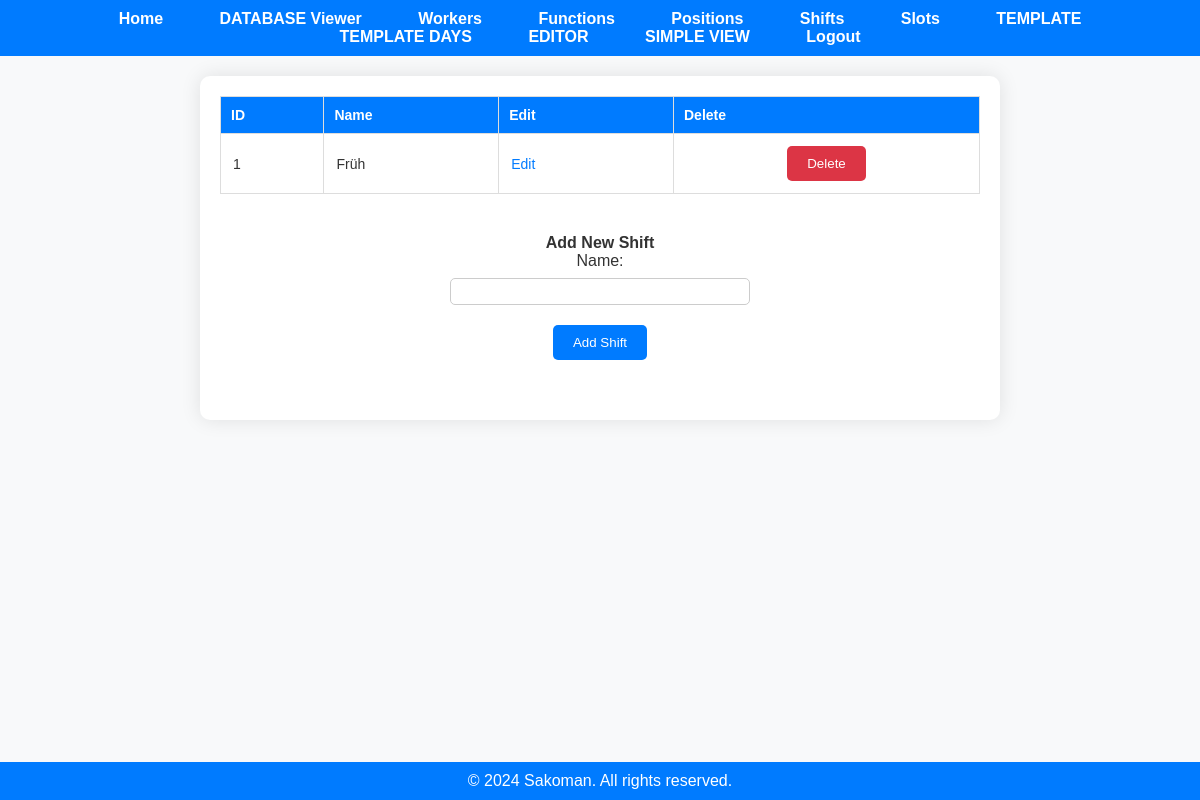
The page /shifts (signed in) on the database as committed earlier.
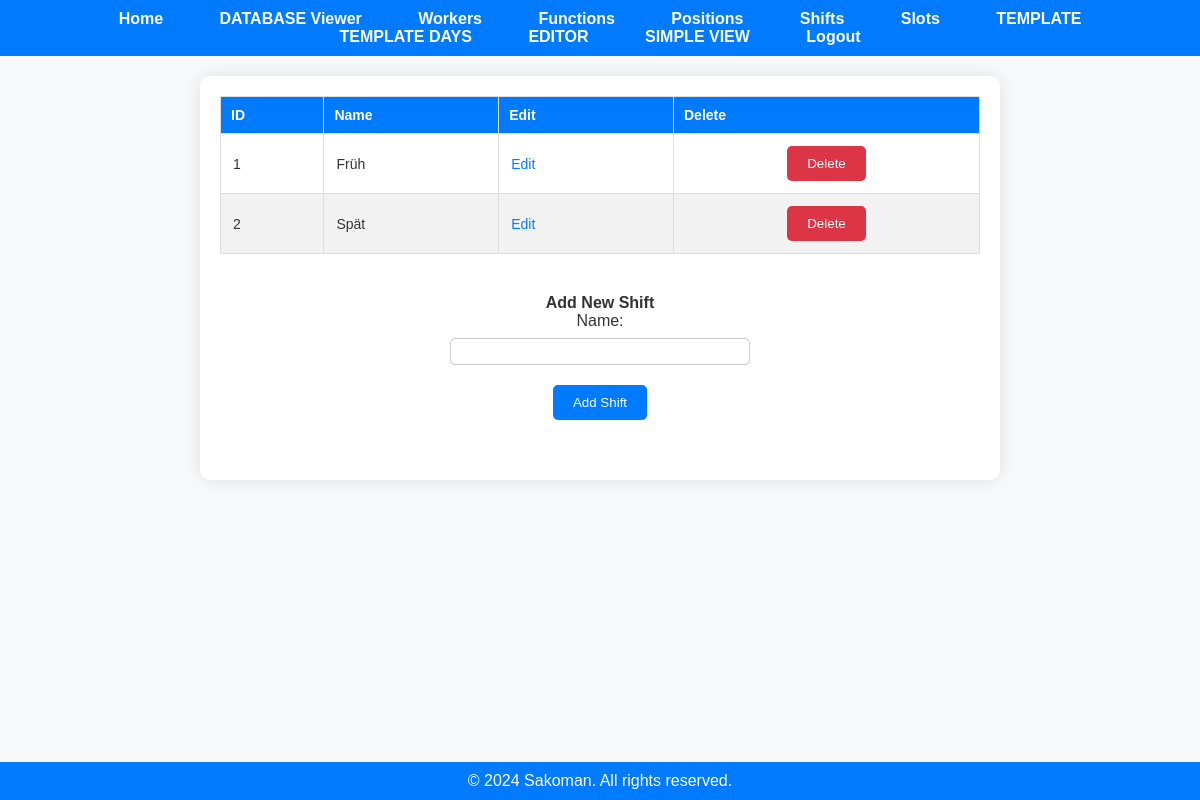
The same page on the database as committed later.
### app.py (models this page shows)
class Shift(db.Model):
    shift_id = db.Column(db.Integer, primary_key=True)
    user_id = db.Column(db.Integer, nullable=False)
    name = db.Column(db.String(50), nullable=False)

### app.py (the view)
@app.route('/shifts')
@employer_required
def display_shifts():
    if 'user_id' not in session:
        flash('You must be logged in to view this page.', 'error')
        return redirect(url_for('login'))
    user_id = session['user_id']
    shifts = fetch_all(user_id, 'Shift')
    return render_template('shifts.html', shifts=shifts)

### app.py (called while the page is built)
@login_manager.user_loader
def load_user(user_id):
    return User.query.get(int(user_id))

def employer_required(func):
    @wraps(func)
    def decorated_function(*args, **kwargs):
        if not current_user.is_authenticated:
            flash('You must be logged in to view this page.', 'error')
            return redirect(url_for('login'))
        if current_user.role != 'employer':
            flash('You do not have permission to view this page.', 'error')
            return redirect('/')
        return func(*args, **kwargs)
    return decorated_function

def fetch_all(user_id, table_name):
    if table_name not in ['Worker', 'Function', 'Position', 'Shift', 'Slot', 'Year_Days', 'Schedule']:
        return None
    table_class = globals()[table_name]
    items = table_class.query.filter_by(user_id=user_id).all()
    return items

### templates/shifts.html (shortened to what this page needs)
<!DOCTYPE html>
<html lang="en">
<head>
    <link rel="stylesheet" href="{{ url_for('static', filename='styles.css') }}">
</head>
<body>
    {% include 'navbar.html' %}
    <div class="container">
        <div class="existing-items-section">
            {% if shifts %}
                <table class="data-table">
                    <thead>
                        <tr>
                            <th>ID</th>
                            <th>Name</th>
                            <th>Edit</th>
                            <th>Delete</th>
                        </tr>
                    </thead>
                    <tbody>
                        {% for shift in shifts %}
                            <tr>
                                <td>{{ shift.shift_id }}</td>
                                <td>{{ shift.name }}</td>
                                <td>
                                    <a href="/edit/{{ table_name }}/{{ shift.shift_id }}" class="action-link">Edit</a>
                                </td>
                                <td>
                                    <form action="/delete/{{ table_name }}/{{ shift.shift_id }}" method="post">
                                        <button type="submit" class="delete-button">Delete</button>
                                    </form>
                                </td>
                            </tr>
                        {% endfor %}
                    </tbody>
                </table>
            {% else %}
                <p>No shifts available.</p>
            {% endif %}
        </div>
        <div class="add-item-section">
            <h2>Add New Shift</h2>
            <form action="/add/shift" method="post" class="add-form">
                <label for="name">Name:</label>
                <input type="text" id="name" name="name">
                <button type="submit" class="add-button">Add Shift</button>
            </form>
        </div>
    </div>
    <div class="footer">
        &copy; 2024 Sakoman. All rights reserved.
    </div>
</body>
</html>

Rows that differ between the two databases and show on the page:
added Shift: shift_id "2", name "Spät"
